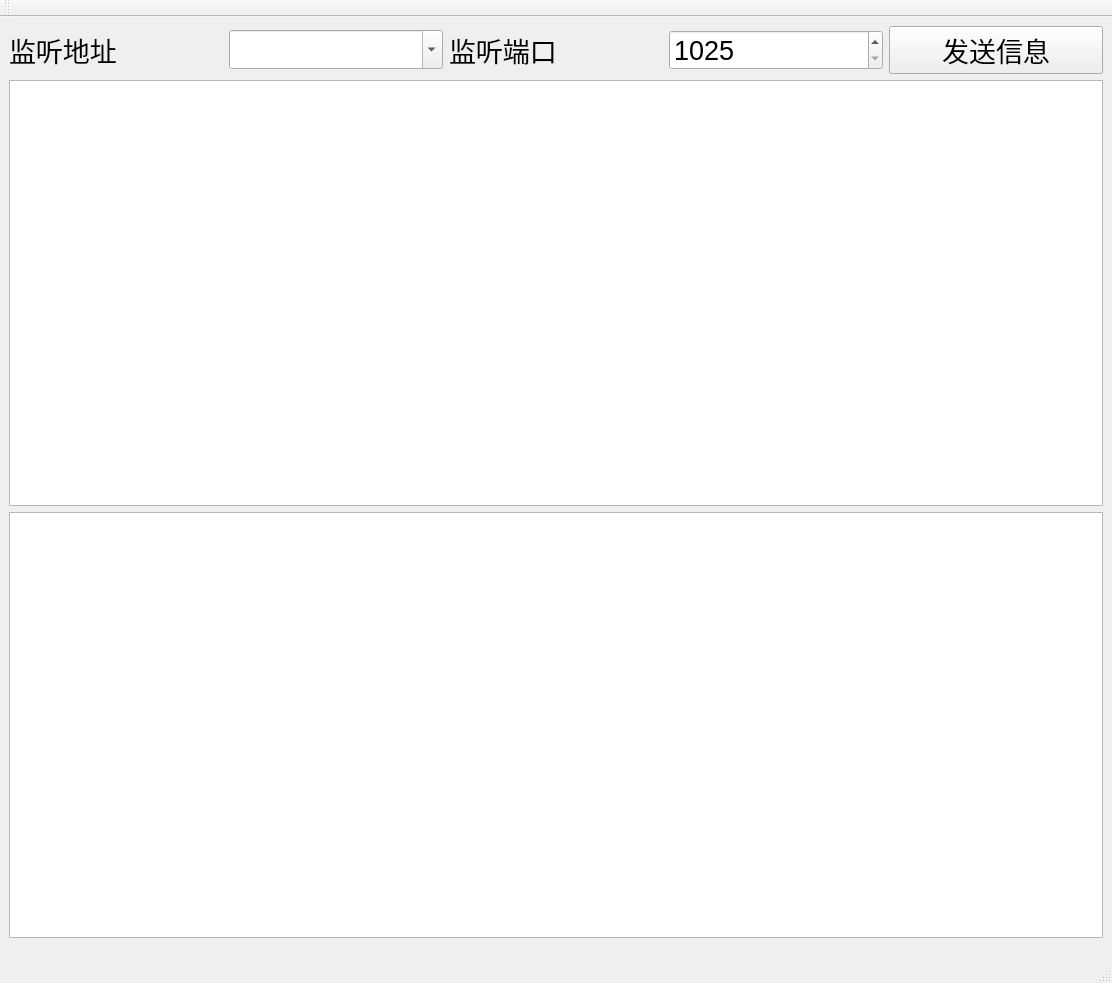
<?xml version="1.0" encoding="UTF-8"?>
<ui version="4.0">
 <class>MainWindow</class>
 <widget class="QMainWindow" name="MainWindow">
  <property name="geometry">
   <rect>
    <x>0</x>
    <y>0</y>
    <width>1112</width>
    <height>983</height>
   </rect>
  </property>
  <property name="font">
   <font>
    <pointsize>20</pointsize>
   </font>
  </property>
  <property name="windowTitle">
   <string>MainWindow</string>
  </property>
  <widget class="QWidget" name="centralwidget">
   <layout class="QGridLayout" name="gridLayout">
    <item row="0" column="2">
     <widget class="QLabel" name="labelPort">
      <property name="text">
       <string>监听端口</string>
      </property>
     </widget>
    </item>
    <item row="0" column="1">
     <widget class="QComboBox" name="comboBoxAddress">
      <property name="editable">
       <bool>true</bool>
      </property>
     </widget>
    </item>
    <item row="0" column="4">
     <widget class="QPushButton" name="btnSend">
      <property name="text">
       <string>发送信息</string>
      </property>
     </widget>
    </item>
    <item row="1" column="0" colspan="5">
     <widget class="QTextEdit" name="textEditSendMsg"/>
    </item>
    <item row="0" column="0">
     <widget class="QLabel" name="labelAddress">
      <property name="text">
       <string>监听地址</string>
      </property>
     </widget>
    </item>
    <item row="0" column="3">
     <widget class="QSpinBox" name="spinBoxPort">
      <property name="minimum">
       <number>1025</number>
      </property>
      <property name="maximum">
       <number>65535</number>
      </property>
     </widget>
    </item>
    <item row="2" column="0" colspan="5">
     <widget class="QTextEdit" name="textEdit">
      <property name="readOnly">
       <bool>true</bool>
      </property>
     </widget>
    </item>
   </layout>
  </widget>
  <widget class="QMenuBar" name="menuBar">
   <property name="geometry">
    <rect>
     <x>0</x>
     <y>0</y>
     <width>1112</width>
     <height>40</height>
    </rect>
   </property>
  </widget>
  <widget class="QStatusBar" name="statusbar"/>
  <widget class="QToolBar" name="toolBar">
   <property name="windowTitle">
    <string>toolBar</string>
   </property>
   <attribute name="toolBarArea">
    <enum>TopToolBarArea</enum>
   </attribute>
   <attribute name="toolBarBreak">
    <bool>false</bool>
   </attribute>
  </widget>
  <action name="actionListening">
   <property name="text">
    <string>开始监听</string>
   </property>
  </action>
  <action name="actionStop">
   <property name="text">
    <string>停止监听</string>
   </property>
  </action>
  <action name="actionClear">
   <property name="text">
    <string>清空文本框</string>
   </property>
  </action>
  <action name="actionQuit">
   <property name="text">
    <string>退出</string>
   </property>
  </action>
  <action name="actionBold">
   <property name="checkable">
    <bool>true</bool>
   </property>
   <property name="text">
    <string>加粗</string>
   </property>
  </action>
  <action name="actionItalic">
   <property name="checkable">
    <bool>true</bool>
   </property>
   <property name="text">
    <string>倾斜</string>
   </property>
  </action>
  <action name="actionFont">
   <property name="text">
    <string>设置字体</string>
   </property>
  </action>
  <action name="actionFontSize">
   <property name="text">
    <string>设置字体大小</string>
   </property>
  </action>
  <action name="actionColor">
   <property name="text">
    <string>字体颜色</string>
   </property>
  </action>
  <action name="actionImage">
   <property name="text">
    <string>添加图片</string>
   </property>
  </action>
  <action name="actionShow">
   <property name="text">
    <string>查看当前样式</string>
   </property>
  </action>
  <action name="actionZoomOut">
   <property name="text">
    <string>放大</string>
   </property>
  </action>
  <action name="actionZoomIn">
   <property name="text">
    <string>缩小</string>
   </property>
  </action>
  <action name="actionSave">
   <property name="text">
    <string>保存</string>
   </property>
  </action>
  <action name="actionOpen">
   <property name="text">
    <string>打开</string>
   </property>
  </action>
  <action name="actionRight">
   <property name="checkable">
    <bool>true</bool>
   </property>
   <property name="text">
    <string>右对齐</string>
   </property>
  </action>
  <action name="actionLeft">
   <property name="checkable">
    <bool>true</bool>
   </property>
   <property name="text">
    <string>左对齐</string>
   </property>
  </action>
  <action name="actionHorCenter">
   <property name="checkable">
    <bool>true</bool>
   </property>
   <property name="text">
    <string>水平居中</string>
   </property>
  </action>
  <action name="actionTop">
   <property name="checkable">
    <bool>true</bool>
   </property>
   <property name="text">
    <string>上对齐</string>
   </property>
  </action>
  <action name="actionBottom">
   <property name="checkable">
    <bool>true</bool>
   </property>
   <property name="text">
    <string>下对齐</string>
   </property>
  </action>
  <action name="actionVerCenter">
   <property name="checkable">
    <bool>true</bool>
   </property>
   <property name="text">
    <string>垂直居中对齐</string>
   </property>
  </action>
  <action name="actionJustify">
   <property name="checkable">
    <bool>true</bool>
   </property>
   <property name="text">
    <string>两端对齐</string>
   </property>
  </action>
  <action name="actionFind">
   <property name="text">
    <string>查找</string>
   </property>
  </action>
 </widget>
 <resources/>
 <connections/>
</ui>
